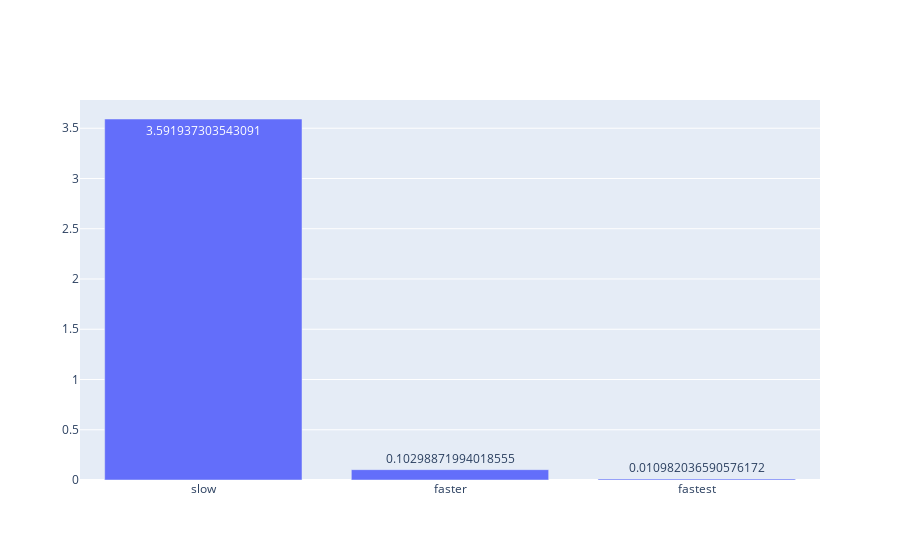

The code cell stored with this chart in its notebook:
### Code cell
fig = go.Figure(data=[go.Bar(
            x=["slow","faster","fastest"], y=[time_slowest, time_faster, time_fastest],
            text=[time_slowest, time_faster, time_fastest],
            textposition='auto',
        )])

fig.show()

### Figure 1 — Plotly figure (JSON) as saved in the notebook; plotly's stock layout.template omitted (floating-point values rounded to 4 significant figures)
{"data": [{"text": ["3.591937303543091", "0.10298871994018555", "0.010982036590576172"], "textposition": "auto", "type": "bar", "x": ["slow", "faster", "fastest"], "y": [3.592, 0.103, 0.01098]}], "layout": {}}
